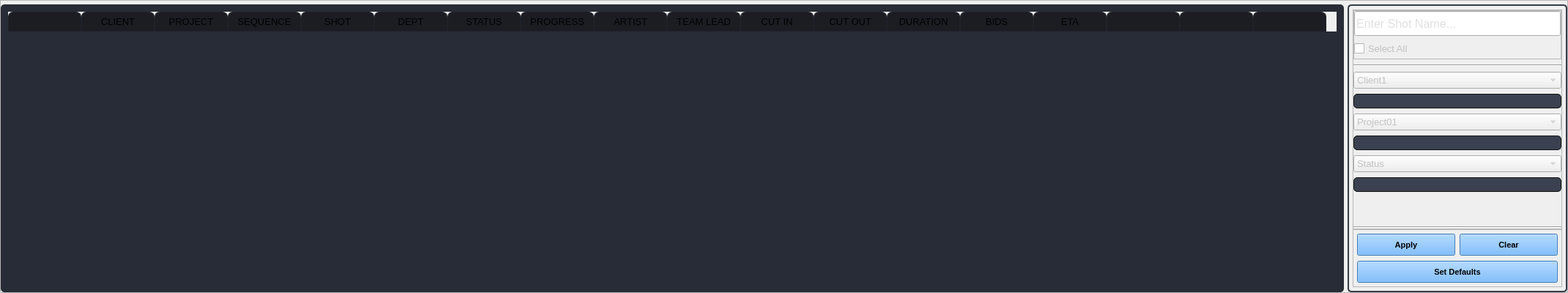
                        <widget class="QFrame" name="frame_22">
                         <property name="frameShape">
                          <enum>QFrame::StyledPanel</enum>
                         </property>
                         <property name="frameShadow">
                          <enum>QFrame::Raised</enum>
                         </property>
                         <layout class="QGridLayout" name="gridLayout_64">
                          <property name="leftMargin">
                           <number>0</number>
                          </property>
                          <property name="topMargin">
                           <number>5</number>
                          </property>
                          <property name="rightMargin">
                           <number>0</number>
                          </property>
                          <property name="bottomMargin">
                           <number>0</number>
                          </property>
                          <property name="horizontalSpacing">
                           <number>5</number>
                          </property>
                          <property name="verticalSpacing">
                           <number>0</number>
                          </property>
                          <item row="0" column="0">
                           <widget class="QTableWidget" name="all_shots_tbWidget">
                            <property name="font">
                             <font>
                              <pointsize>10</pointsize>
                             </font>
                            </property>
                            <property name="focusPolicy">
                             <enum>Qt::NoFocus</enum>
                            </property>
                            <property name="styleSheet">
                             <string notr="true">QTableWidget {	
	background-color: rgb(39, 44, 54);
	padding: 10px;
	border-radius: 5px;
	alternate-background-color: rgb(42, 48, 59);
}
QTableWidget::item{
	padding-left: 5px;
	padding-right: 5px;
}
QTableWidget::item:selected{
	background-color: rgb(94, 94, 94);
	color: rgb(255, 255, 255);
}
QScrollBar:horizontal {
    border: none;
    background: rgb(52, 59, 72);
    height: 14px;
    margin: 0px 21px 0 21px;
	border-radius: 0px;
}
 QScrollBar:vertical {
	border: none;
    background: rgb(52, 59, 72);
    width: 14px;
    margin: 21px 0 21px 0;
	border-radius: 0px;
 }
QHeaderView::section{
	Background-color: rgb(39, 44, 54);
	max-width: 30px;
	border: 1px solid rgb(44, 49, 60);
	border-style: none;
    border-bottom: 1px solid rgb(44, 49, 60);
    border-right: 1px solid rgb(44, 49, 60);
}
QTableWidget::horizontalHeader {	
	background-color: rgb(81, 255, 0);
}
QHeaderView::section:horizontal
{
    border: 1px solid rgb(32, 34, 42);
	background-color: rgb(27, 29, 35);
	padding: 3px;
	border-top-left-radius: 7px;
    border-top-right-radius: 7px;
}
QHeaderView::section:vertical
{
    border: 1px solid rgb(44, 49, 60);
}

</string>
                            </property>
                            <property name="frameShape">
                             <enum>QFrame::NoFrame</enum>
                            </property>
                            <property name="frameShadow">
                             <enum>QFrame::Sunken</enum>
                            </property>
                            <property name="sizeAdjustPolicy">
                             <enum>QAbstractScrollArea::AdjustToContents</enum>
                            </property>
                            <property name="editTriggers">
                             <set>QAbstractItemView::NoEditTriggers</set>
                            </property>
                            <property name="dragDropMode">
                             <enum>QAbstractItemView::NoDragDrop</enum>
                            </property>
                            <property name="alternatingRowColors">
                             <bool>true</bool>
                            </property>
                            <property name="selectionBehavior">
                             <enum>QAbstractItemView::SelectRows</enum>
                            </property>
                            <property name="showGrid">
                             <bool>false</bool>
                            </property>
                            <property name="sortingEnabled">
                             <bool>false</bool>
                            </property>
                            <attribute name="verticalHeaderVisible">
                             <bool>false</bool>
                            </attribute>
                            <attribute name="verticalHeaderShowSortIndicator" stdset="0">
                             <bool>true</bool>
                            </attribute>
                            <column>
                             <property name="text">
                              <string/>
                             </property>
                            </column>
                            <column>
                             <property name="text">
                              <string>CLIENT</string>
                             </property>
                            </column>
                            <column>
                             <property name="text">
                              <string>PROJECT</string>
                             </property>
                            </column>
                            <column>
                             <property name="text">
                              <string>SEQUENCE</string>
                             </property>
                            </column>
                            <column>
                             <property name="text">
                              <string>SHOT</string>
                             </property>
                            </column>
                            <column>
                             <property name="text">
                              <string>DEPT</string>
                             </property>
                            </column>
                            <column>
                             <property name="text">
                              <string>STATUS</string>
                             </property>
                            </column>
                            <column>
                             <property name="text">
                              <string>PROGRESS</string>
                             </property>
                            </column>
                            <column>
                             <property name="text">
                              <string>ARTIST</string>
                             </property>
                            </column>
                            <column>
                             <property name="text">
                              <string>TEAM LEAD</string>
                             </property>
                            </column>
                            <column>
                             <property name="text">
                              <string>CUT IN</string>
                             </property>
                            </column>
                            <column>
                             <property name="text">
                              <string>CUT OUT</string>
                             </property>
                            </column>
                            <column>
                             <property name="text">
                              <string>DURATION</string>
                             </property>
                            </column>
                            <column>
                             <property name="text">
                              <string>BIDS</string>
                             </property>
                            </column>
                            <column>
                             <property name="text">
                              <string>ETA</string>
                             </property>
                            </column>
                            <column>
                             <property name="text">
                              <string/>
                             </property>
                            </column>
                            <column>
                             <property name="text">
                              <string/>
                             </property>
                            </column>
                            <column>
                             <property name="text">
                              <string/>
                             </property>
                            </column>
                           </widget>
                          </item>
                          <item row="0" column="1">
                           <widget class="QFrame" name="filter_frame">
                            <property name="minimumSize">
                             <size>
                              <width>300</width>
                              <height>0</height>
                             </size>
                            </property>
                            <property name="styleSheet">
                             <string notr="true">QFrame#filter_frame {border:2px solid  rgb(54, 60, 74);
border-radius:5px;
}</string>
                            </property>
                            <property name="frameShape">
                             <enum>QFrame::StyledPanel</enum>
                            </property>
                            <property name="frameShadow">
                             <enum>QFrame::Raised</enum>
                            </property>
                            <layout class="QGridLayout" name="gridLayout_65">
                             <property name="leftMargin">
                              <number>5</number>
                             </property>
                             <property name="topMargin">
                              <number>5</number>
                             </property>
                             <property name="rightMargin">
                              <number>5</number>
                             </property>
                             <property name="bottomMargin">
                              <number>5</number>
                             </property>
                             <property name="spacing">
                              <number>0</number>
                             </property>
                             <item row="0" column="0">
                              <widget class="QFrame" name="frame_43">
                               <property name="styleSheet">
                                <string notr="true">color: rgb(193, 193, 193);</string>
                               </property>
                               <property name="frameShape">
                                <enum>QFrame::StyledPanel</enum>
                               </property>
                               <property name="frameShadow">
                                <enum>QFrame::Raised</enum>
                               </property>
                               <layout class="QGridLayout" name="gridLayout_17">
                                <property name="leftMargin">
                                 <number>0</number>
                                </property>
                                <property name="topMargin">
                                 <number>0</number>
                                </property>
                                <property name="rightMargin">
                                 <number>0</number>
                                </property>
                                <property name="bottomMargin">
                                 <number>0</number>
                                </property>
                                <property name="horizontalSpacing">
                                 <number>0</number>
                                </property>
                                <property name="verticalSpacing">
                                 <number>7</number>
                                </property>
                                <item row="5" column="0">
                                 <widget class="Line" name="line_9">
                                  <property name="orientation">
                                   <enum>Qt::Horizontal</enum>
                                  </property>
                                 </widget>
                                </item>
                                <item row="0" column="0">
                                 <widget class="QFrame" name="frame_44">
                                  <property name="frameShape">
                                   <enum>QFrame::StyledPanel</enum>
                                  </property>
                                  <property name="frameShadow">
                                   <enum>QFrame::Raised</enum>
                                  </property>
                                  <layout class="QGridLayout" name="gridLayout_44">
                                   <property name="leftMargin">
                                    <number>0</number>
                                   </property>
                                   <property name="topMargin">
                                    <number>0</number>
                                   </property>
                                   <property name="rightMargin">
                                    <number>0</number>
                                   </property>
                                   <property name="bottomMargin">
                                    <number>0</number>
                                   </property>
                                   <property name="horizontalSpacing">
                                    <number>0</number>
                                   </property>
                                   <property name="verticalSpacing">
                                    <number>5</number>
                                   </property>
                                   <item row="1" column="0">
                                    <widget class="QCheckBox" name="sel_all_shtTable_chkBox">
                                     <property name="font">
                                      <font>
                                       <pointsize>10</pointsize>
                                      </font>
                                     </property>
                                     <property name="text">
                                      <string>Select All</string>
                                     </property>
                                    </widget>
                                   </item>
                                   <item row="1" column="1">
                                    <widget class="QPushButton" name="assign_leads_btn">
                                     <property name="cursor">
                                      <cursorShape>PointingHandCursor</cursorShape>
                                     </property>
                                     <property name="toolTip">
                                      <string>Assign to Leads</string>
                                     </property>
                                     <property name="styleSheet">
                                      <string notr="true">QPushButton{
padding:5px;
background-color: rgb(230, 123, 0);
}
QPushButton::hover{
	background-color: rgb(230, 149, 9);
}
QPushButton::pressed{
	background-color: rgb(208, 111, 0);
}</string>
                                     </property>
                                     <property name="text">
                                      <string/>
                                     </property>
                                     <property name="icon">
                                      <iconset resource="files.qrc">
                                       <normaloff>:/24x24/icons/24x24/cil-user-follow.png</normaloff>:/24x24/icons/24x24/cil-user-follow.png</iconset>
                                     </property>
                                     <property name="iconSize">
                                      <size>
                                       <width>20</width>
                                       <height>20</height>
                                      </size>
                                     </property>
                                     <property name="flat">
                                      <bool>true</bool>
                                     </property>
                                    </widget>
                                   </item>
                                   <item row="0" column="0" colspan="2">
                                    <widget class="QLineEdit" name="shot_search_lineEdit">
                                     <property name="sizePolicy">
                                      <sizepolicy hsizetype="Expanding" vsizetype="Fixed">
                                       <horstretch>0</horstretch>
                                       <verstretch>0</verstretch>
                                      </sizepolicy>
                                     </property>
                                     <property name="minimumSize">
                                      <size>
                                       <width>0</width>
                                       <height>34</height>
                                      </size>
                                     </property>
                                     <property name="font">
                                      <font>
                                       <pointsize>12</pointsize>
                                      </font>
                                     </property>
                                     <property name="frame">
                                      <bool>true</bool>
                                     </property>
                                     <property name="placeholderText">
                                      <string>Enter Shot Name...</string>
                                     </property>
                                    </widget>
                                   </item>
                                  </layout>
                                 </widget>
                                </item>
                                <item row="10" column="0">
                                 <widget class="QComboBox" name="stat_filter_cb">
                                  <property name="font">
                                   <font>
                                    <pointsize>10</pointsize>
                                   </font>
                                  </property>
                                  <item>
                                   <property name="text">
                                    <string>Status</string>
                                   </property>
                                  </item>
                                  <item>
                                   <property name="text">
                                    <string>Status2</string>
                                   </property>
                                  </item>
                                  <item>
                                   <property name="text">
                                    <string>Status3</string>
                                   </property>
                                  </item>
                                 </widget>
                                </item>
                                <item row="9" column="0">
                                 <widget class="QFrame" name="project_label_frame">
                                  <property name="styleSheet">
                                   <string notr="true">QFrame{
	background-color: rgb(59, 65, 80);
border : 1px solid rgb(22, 22, 22);
border-radius : 5px
}
QLabel{
	color: rgb(255, 255, 255);
padding : 2px;
	background-color: rgb(22, 22, 22);
border : 1px solid rgb(22, 22, 22);
border-radius : 5px
}</string>
                                  </property>
                                  <property name="frameShape">
                                   <enum>QFrame::StyledPanel</enum>
                                  </property>
                                  <property name="frameShadow">
                                   <enum>QFrame::Raised</enum>
                                  </property>
                                  <layout class="QGridLayout" name="project_layout"/>
                                 </widget>
                                </item>
                                <item row="13" column="0">
                                 <widget class="Line" name="line_14">
                                  <property name="orientation">
                                   <enum>Qt::Horizontal</enum>
                                  </property>
                                 </widget>
                                </item>
                                <item row="6" column="0">
                                 <widget class="QComboBox" name="cli_filter_cb">
                                  <property name="font">
                                   <font>
                                    <pointsize>10</pointsize>
                                   </font>
                                  </property>
                                  <item>
                                   <property name="text">
                                    <string>Client1</string>
                                   </property>
                                  </item>
                                  <item>
                                   <property name="text">
                                    <string>Client2</string>
                                   </property>
                                  </item>
                                  <item>
                                   <property name="text">
                                    <string>Client3</string>
                                   </property>
                                  </item>
                                 </widget>
                                </item>
                                <item row="8" column="0">
                                 <widget class="QComboBox" name="pro_filter_cb">
                                  <property name="font">
                                   <font>
                                    <pointsize>10</pointsize>
                                   </font>
                                  </property>
                                  <item>
                                   <property name="text">
                                    <string>Project01</string>
                                   </property>
                                  </item>
                                  <item>
                                   <property name="text">
                                    <string>Project02</string>
                                   </property>
                                  </item>
                                  <item>
                                   <property name="text">
                                    <string>Project03</string>
                                   </property>
                                  </item>
                                 </widget>
                                </item>
                                <item row="11" column="0">
                                 <widget class="QFrame" name="status_label_frame">
                                  <property name="styleSheet">
                                   <string notr="true">QFrame{
	background-color: rgb(59, 65, 80);
border : 1px solid rgb(22, 22, 22);
border-radius : 5px
}
QLabel{
	color: rgb(255, 255, 255);
padding : 2px;
	background-color: rgb(22, 22, 22);
border : 1px solid rgb(22, 22, 22);
border-radius : 5px
}</string>
                                  </property>
                                  <property name="frameShape">
                                   <enum>QFrame::StyledPanel</enum>
                                  </property>
                                  <property name="frameShadow">
                                   <enum>QFrame::Raised</enum>
                                  </property>
                                  <layout class="QGridLayout" name="status_layout"/>
                                 </widget>
                                </item>
                                <item row="7" column="0">
                                 <widget class="QFrame" name="client_label_frame">
                                  <property name="styleSheet">
                                   <string notr="true">QFrame{
	background-color: rgb(59, 65, 80);
border : 1px solid rgb(22, 22, 22);
border-radius : 5px
}
QLabel{
	color: rgb(255, 255, 255);
padding : 2px;
	background-color: rgb(109, 109, 109);
border : 1px solid rgb(22, 22, 22);
border-radius : 5px
}</string>
                                  </property>
                                  <property name="frameShape">
                                   <enum>QFrame::StyledPanel</enum>
                                  </property>
                                  <property name="frameShadow">
                                   <enum>QFrame::Raised</enum>
                                  </property>
                                  <layout class="QGridLayout" name="client_layout"/>
                                 </widget>
                                </item>
                                <item row="12" column="0">
                                 <spacer name="verticalSpacer_4">
                                  <property name="orientation">
                                   <enum>Qt::Vertical</enum>
                                  </property>
                                  <property name="sizeHint" stdset="0">
                                   <size>
                                    <width>20</width>
                                    <height>40</height>
                                   </size>
                                  </property>
                                 </spacer>
                                </item>
                               </layout>
                              </widget>
                             </item>
                             <item row="1" column="0">
                              <widget class="QFrame" name="frame_45">
                               <property name="styleSheet">
                                <string notr="true">QPushButton{
	background-color: rgb(85, 170, 255);
}</string>
                               </property>
                               <property name="frameShape">
                                <enum>QFrame::StyledPanel</enum>
                               </property>
                               <property name="frameShadow">
                                <enum>QFrame::Raised</enum>
                               </property>
                               <layout class="QGridLayout" name="gridLayout_29">
                                <property name="leftMargin">
                                 <number>5</number>
                                </property>
                                <property name="topMargin">
                                 <number>5</number>
                                </property>
                                <property name="rightMargin">
                                 <number>5</number>
                                </property>
                                <property name="bottomMargin">
                                 <number>5</number>
                                </property>
                                <property name="verticalSpacing">
                                 <number>7</number>
                                </property>
                                <item row="0" column="1">
                                 <widget class="QPushButton" name="clear_filter_btn">
                                  <property name="minimumSize">
                                   <size>
                                    <width>80</width>
                                    <height>30</height>
                                   </size>
                                  </property>
                                  <property name="font">
                                   <font>
                                    <pointsize>8</pointsize>
                                    <weight>75</weight>
                                    <bold>true</bold>
                                   </font>
                                  </property>
                                  <property name="cursor">
                                   <cursorShape>PointingHandCursor</cursorShape>
                                  </property>
                                  <property name="text">
                                   <string>Clear</string>
                                  </property>
                                  <property name="icon">
                                   <iconset resource="files.qrc">
                                    <normaloff>:/24x24/icons/24x24/cil-x.png</normaloff>:/24x24/icons/24x24/cil-x.png</iconset>
                                  </property>
                                  <property name="iconSize">
                                   <size>
                                    <width>13</width>
                                    <height>13</height>
                                   </size>
                                  </property>
                                 </widget>
                                </item>
                                <item row="0" column="0">
                                 <widget class="QPushButton" name="apply_filter_btn">
                                  <property name="minimumSize">
                                   <size>
                                    <width>80</width>
                                    <height>30</height>
                                   </size>
                                  </property>
                                  <property name="font">
                                   <font>
                                    <family>Segoe UI</family>
                                    <pointsize>8</pointsize>
                                    <weight>75</weight>
                                    <bold>true</bold>
                                   </font>
                                  </property>
                                  <property name="cursor">
                                   <cursorShape>PointingHandCursor</cursorShape>
                                  </property>
                                  <property name="text">
                                   <string>Apply</string>
                                  </property>
                                  <property name="icon">
                                   <iconset resource="files.qrc">
                                    <normaloff>:/24x24/icons/24x24/cil-check-alt.png</normaloff>:/24x24/icons/24x24/cil-check-alt.png</iconset>
                                  </property>
                                  <property name="iconSize">
                                   <size>
                                    <width>13</width>
                                    <height>13</height>
                                   </size>
                                  </property>
                                 </widget>
                                </item>
                                <item row="1" column="0" colspan="2">
                                 <widget class="QPushButton" name="set_default_btn">
                                  <property name="minimumSize">
                                   <size>
                                    <width>30</width>
                                    <height>30</height>
                                   </size>
                                  </property>
                                  <property name="font">
                                   <font>
                                    <family>Segoe UI</family>
                                    <pointsize>8</pointsize>
                                    <weight>75</weight>
                                    <bold>true</bold>
                                   </font>
                                  </property>
                                  <property name="cursor">
                                   <cursorShape>PointingHandCursor</cursorShape>
                                  </property>
                                  <property name="text">
                                   <string>Set Defaults</string>
                                  </property>
                                  <property name="icon">
                                   <iconset resource="files.qrc">
                                    <normaloff>:/24x24/icons/24x24/cil-camera-roll.png</normaloff>:/24x24/icons/24x24/cil-camera-roll.png</iconset>
                                  </property>
                                  <property name="iconSize">
                                   <size>
                                    <width>13</width>
                                    <height>13</height>
                                   </size>
                                  </property>
                                 </widget>
                                </item>
                               </layout>
                              </widget>
                             </item>
                            </layout>
                           </widget>
                          </item>
                         </layout>
                        </widget>
